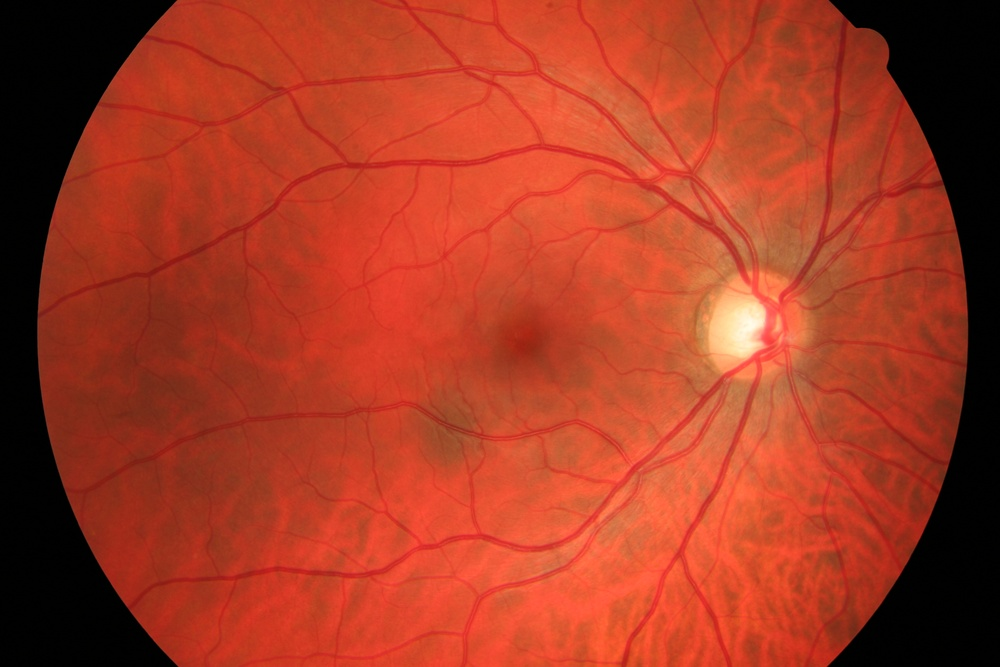
#> input picture 01_h.jpg, 1000 x 667 px, shrunk from 3504 x 2336 before the run
$ jupyter execute --allow-errors rozpoznawanie-naczyn-dna-oka.ipynb
#> lines starting #> are read from the running program, lines starting #| are printed output that depends on the picture; after the words box and inside, x2 and y2 are one past the last pixel; in counts of white or black regions, pixels touching at a corner belong together; long printed decimals are rounded
Wczytywanie obrazu

[cell 1]
import os
import matplotlib.pyplot as plt
from scipy import misc
import numpy as np
from PIL import Image
from skimage import color
import skimage
path = "01_h.jpg"

if os.path.exists(path):
    img = Image.open(path).convert('RGB')
#> img is the input picture: PIL image 1000x667 RGB; mean R, G, B 165.4, 58.1, 35.2
    root, extension = os.path.splitext(path)
else:
    print("Nie można znaleźć pliku 1.")
img= np.array(img)
r = img.copy()
r[:,:,1] = r[:,:,2] = 0
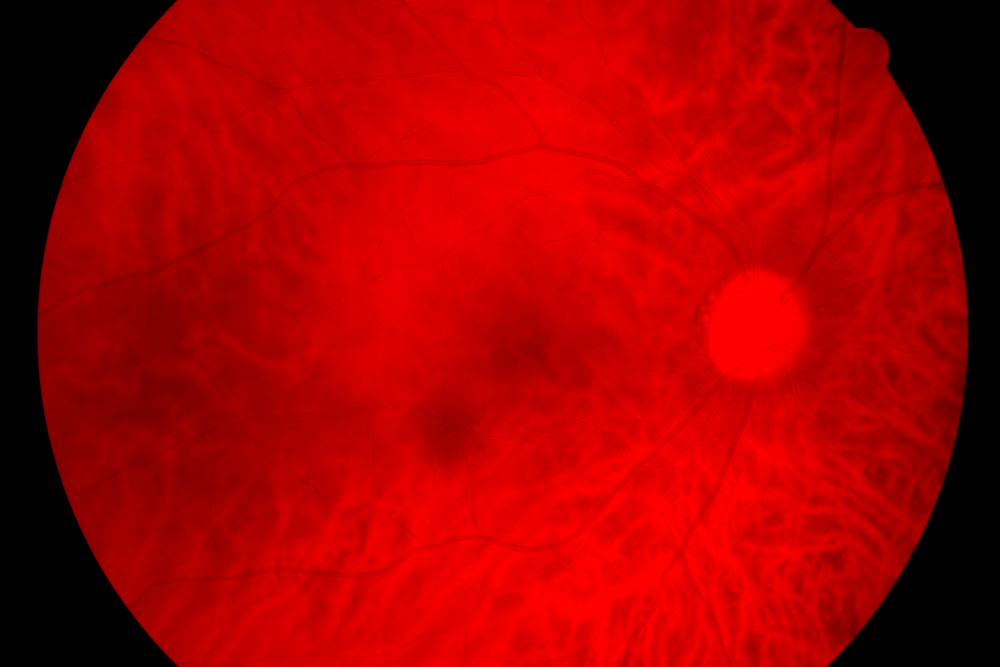
#> r: shape (667, 1000, 3); mean R, G, B 165.4, 0, 0

g = img.copy()
g[:,:,0] = g[:,:,2] = 0
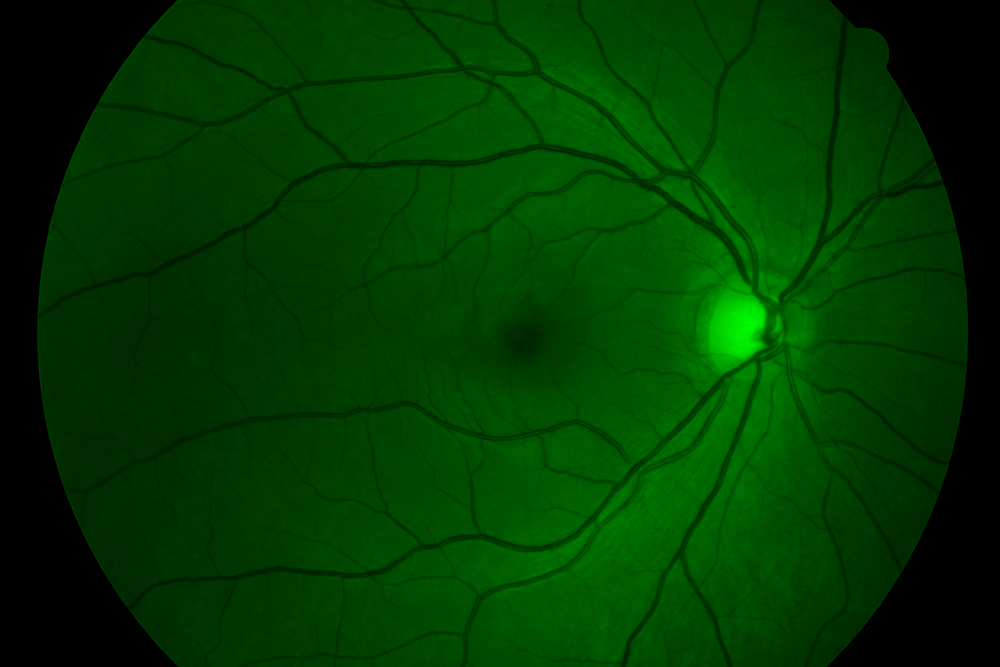
#> g: shape (667, 1000, 3); mean R, G, B 0, 58.1, 0

b = img.copy()
b[:,:,0] = b[:,:,1] = 0
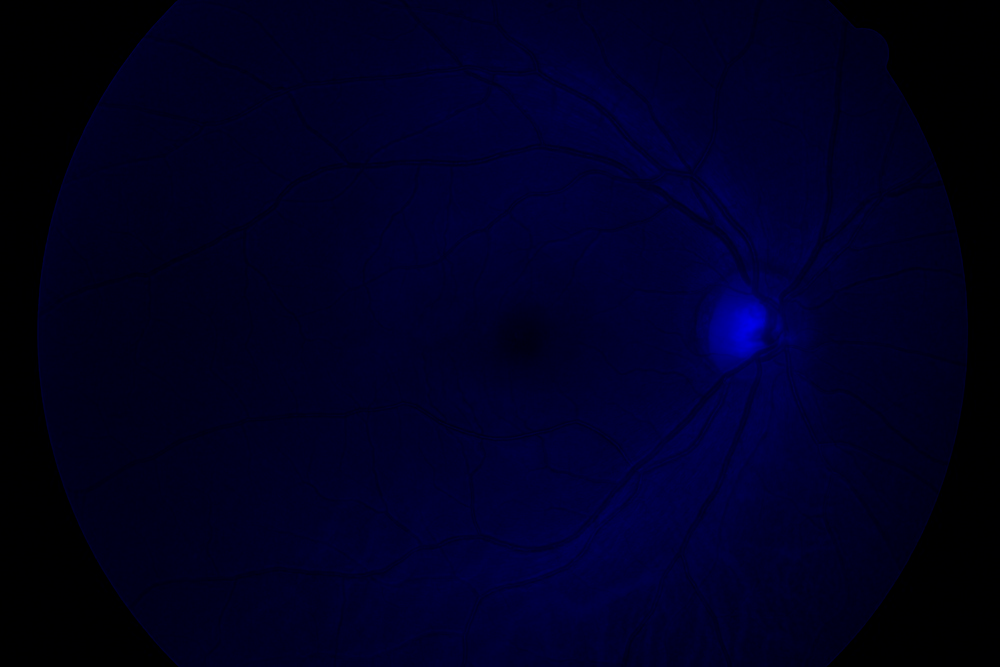
#> b: shape (667, 1000, 3); mean R, G, B 0, 0, 35.2

Czerwona składowa

[cell 2]
plt.imshow(r)

Zielona składowa

[cell 3]
plt.imshow(g)

Użycie zielonej składowej oraz filtra frangiego do znalezienia naczyń krwionośnych

[cell 4]
grey = color.rgb2gray(g)
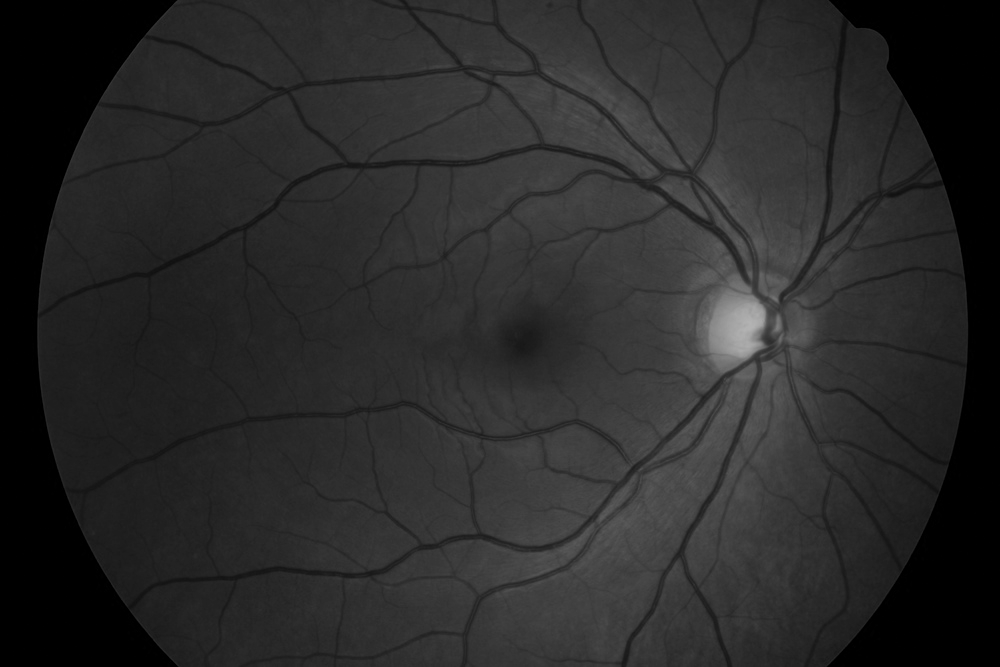
#> grey: shape (667, 1000) float64; min 0, max 0.707, mean 0.163
f=skimage.filters.frangi(grey)
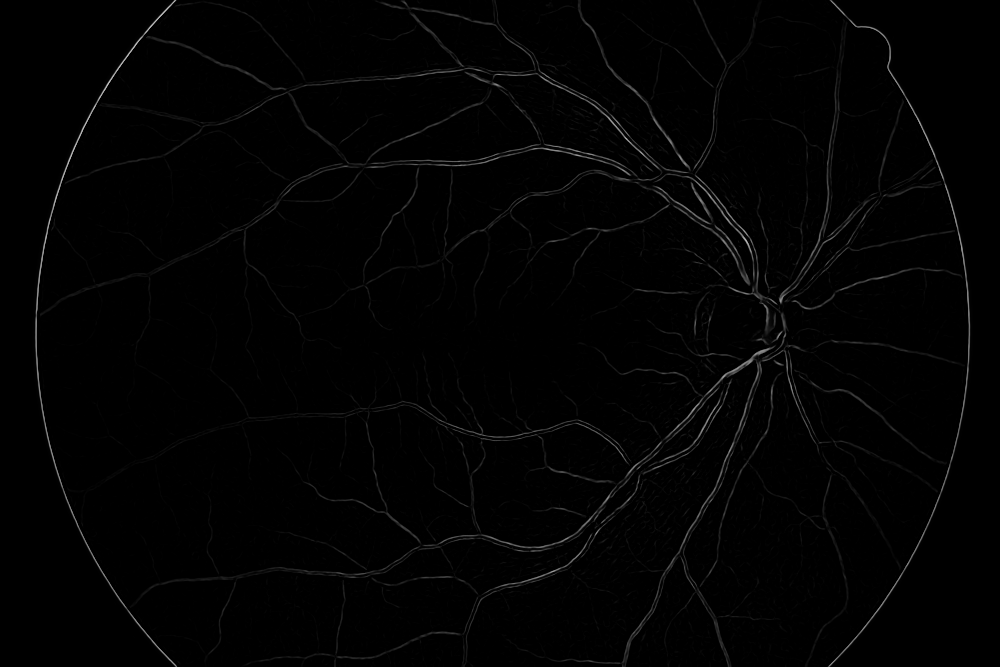
#> f: shape (667, 1000) float64; min 0, max 0.782, mean 0.0105
pixels=0
prog=0.01
contrast_pixels=0
classified_points = f.copy()
for i in range(0,f.shape[0]):
    for j in range(0,f.shape[1]):
        if f[i][j]>prog:
            contrast_pixels+=1
            classified_points[i][j]=1
        else:
            classified_points[i][j]=0
        pixels+=1
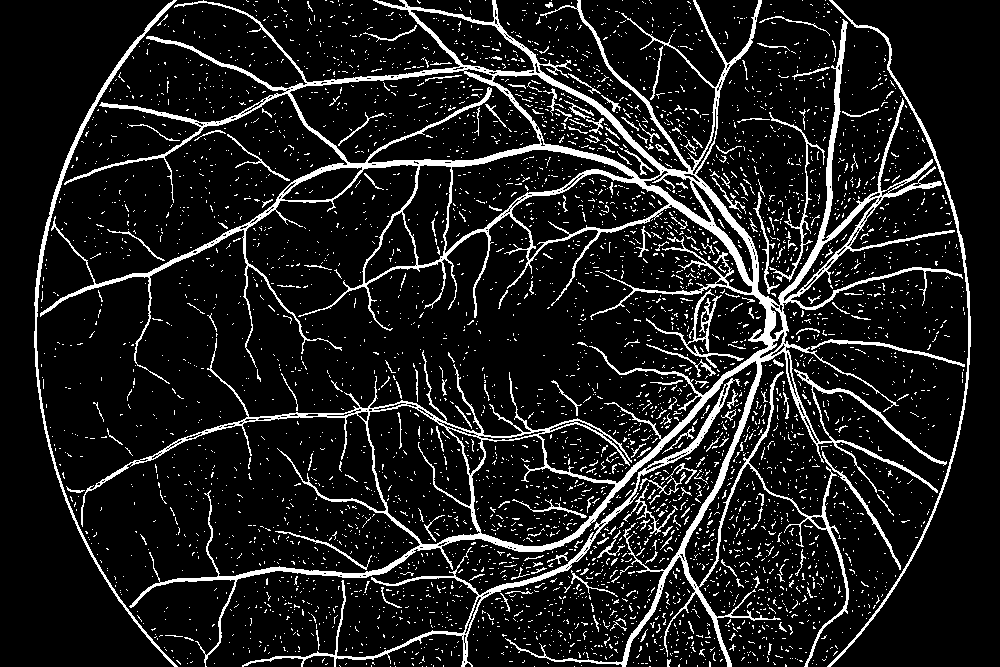
#> classified_points: shape (667, 1000) float64; values 0 (black) and 1 (white), 11.6% white; 4522 white regions (4318 under 20 px), largest, box (x1, y1, x2, y2) and area: (40, 0, 963, 667) 42858, (242, 378, 740, 667) 3331, (34, 0, 178, 667) 2475
#> after the loop, contrast_pixels = 77471; pixels = 667000
print(str(contrast_pixels) + " out of " + str(pixels) + " pixels are in high contrast, which means about " + str(contrast_pixels/pixels*100) +"%" + " the eye is blood vessels")
#| 77471 out of 667000 pixels are in high contrast, which means about 11.615% the eye is blood vessels
#plt.imshow(grey, cmap=plt.get_cmap('gray'), vmin=0, vmax=1)
plt.imshow(classified_points, cmap=plt.get_cmap('gray'), vmin=0, vmax=1)

$ run again, with 02_h.jpg copied over 01_h.jpg
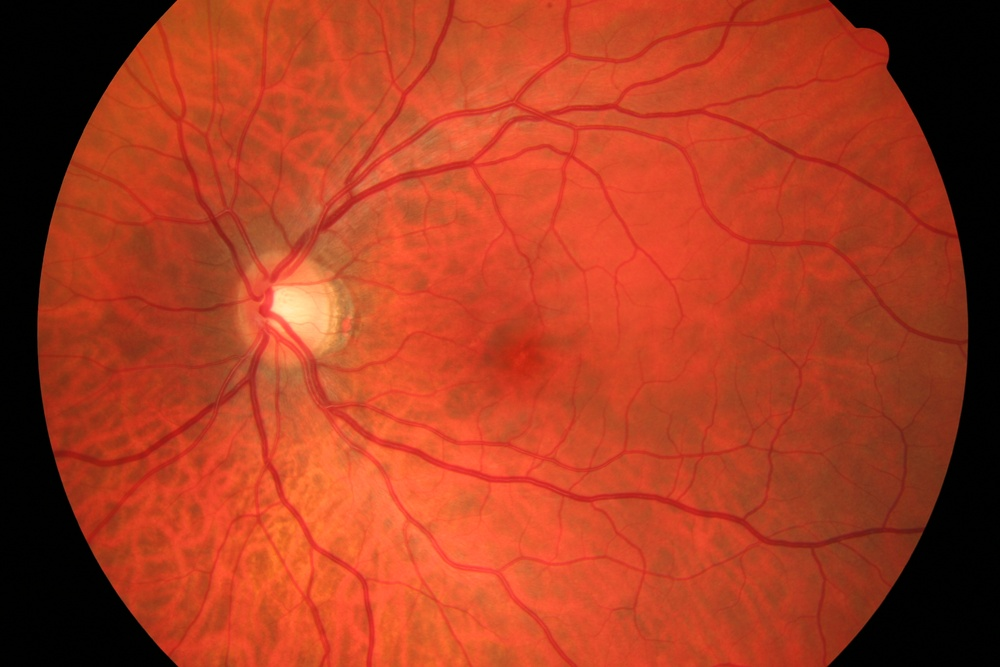
#> input picture 02_h.jpg, 1000 x 667 px, shrunk from 3504 x 2336 before the run
#> img is the input picture: PIL image 1000x667 RGB; mean R, G, B 169.4, 59.9, 32.7
#> `grey = color.rgb2gray(g)`:
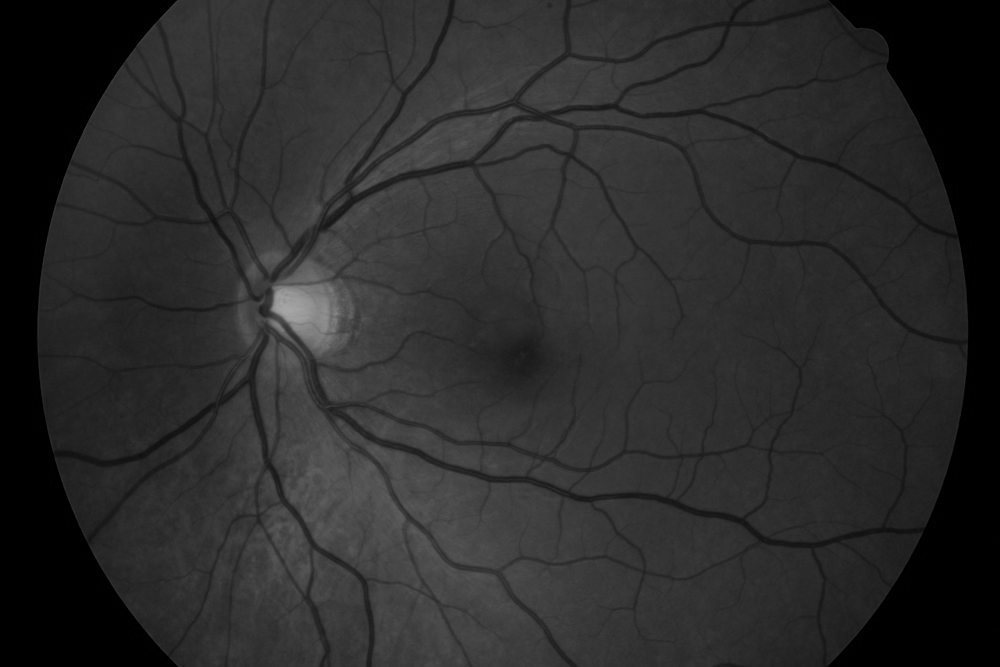
#> grey: shape (667, 1000) float64; min 0, max 0.656, mean 0.168
#> after the loop `for i in range(0,f.shape[0]):`:
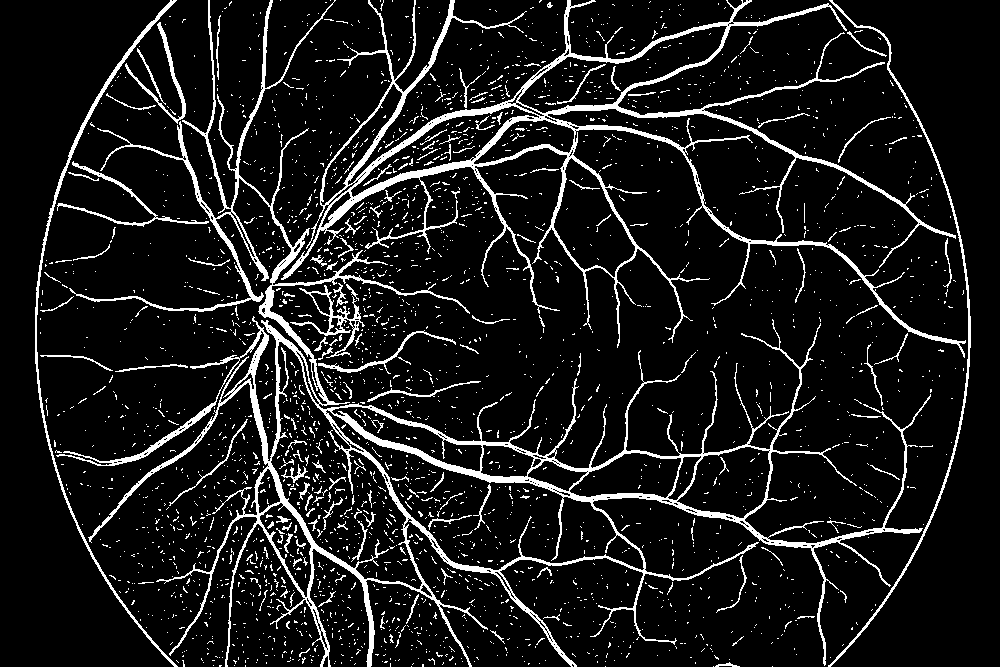
#> classified_points: shape (667, 1000) float64; values 0 (black) and 1 (white), 10.1% white; 2740 white regions (2594 under 20 px), largest, box (x1, y1, x2, y2) and area: (56, 0, 931, 667) 27197, (281, 0, 966, 358) 17088, (35, 0, 178, 667) 2216
#| 67182 out of 667000 pixels are in high contrast, which means about 10.072% the eye is blood vessels
